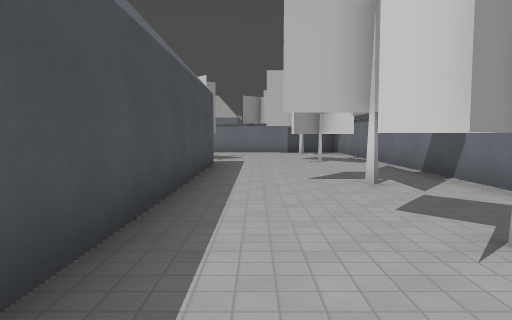
[1] (above)

18 first-person views from a walk through a 3-D level made in the Godot game engine. The camera is 1.5 m above the floor, tilts 4° down and sees 70° across. The floor is counted in squares, 2 m on a side. Each view is taken from the middle of a square. On the plan, view 1 faces up. The plan holds only what a view shows up to about 11 squares ahead; the rest is blank. The place goes on beyond the plan. Door leaves are left out where a doorway can be walked through. Some surface patterns are stand-ins.

[2]
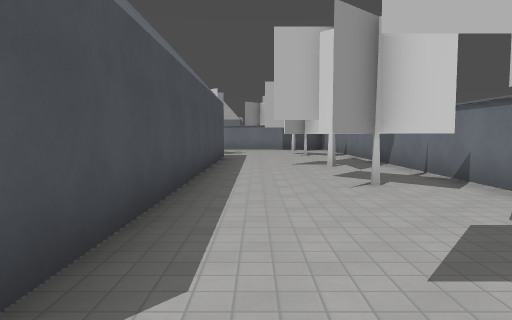

[3]
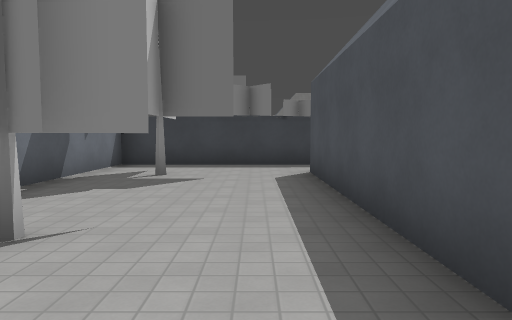

[4]
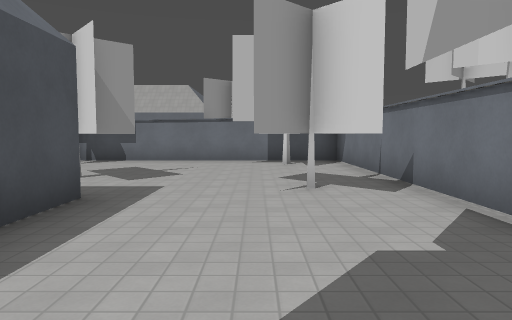

[5]
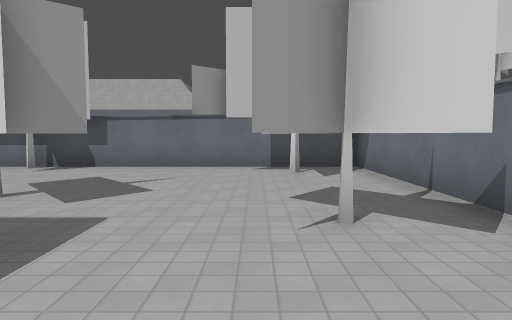

[6]
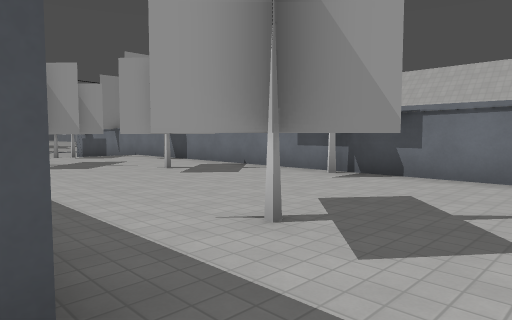

[7]
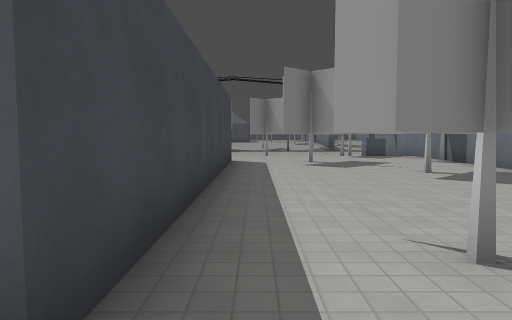

[8]
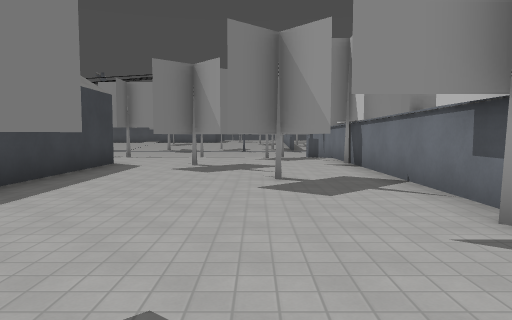

[9]
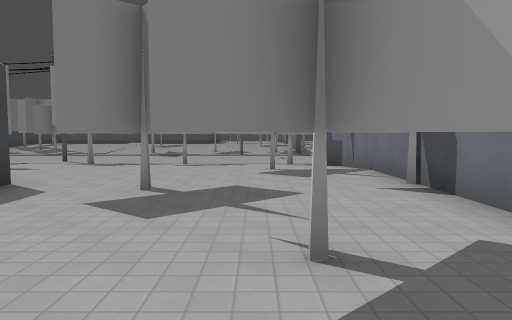

[10]
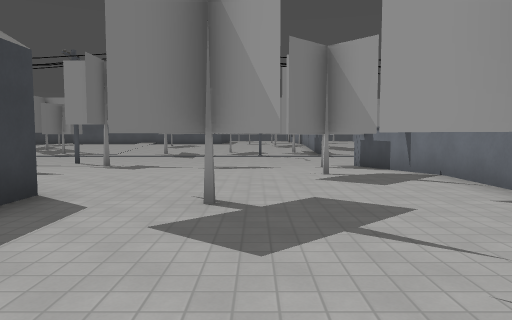

[11]
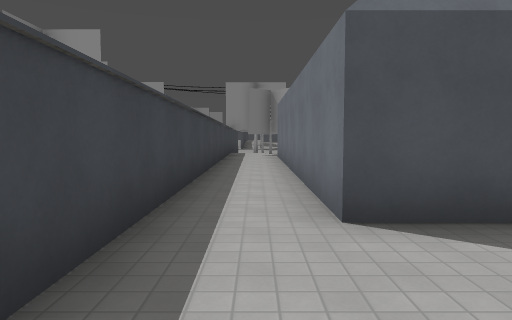

[12]
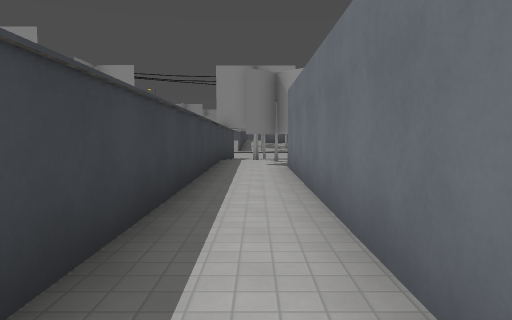

[13]
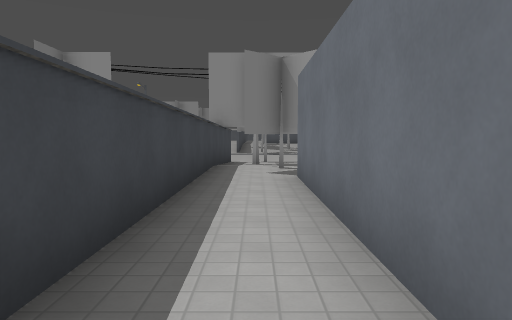

[14]
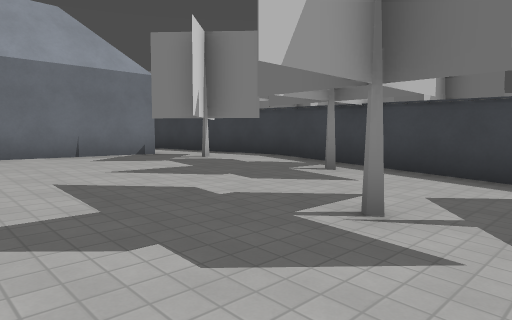

[15]
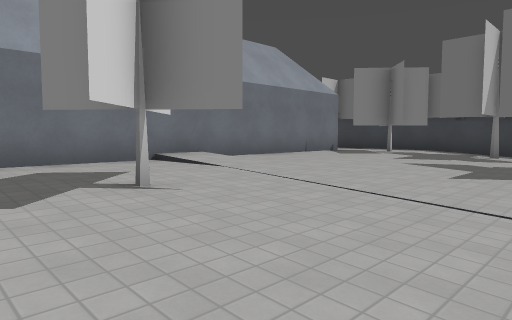

[16]
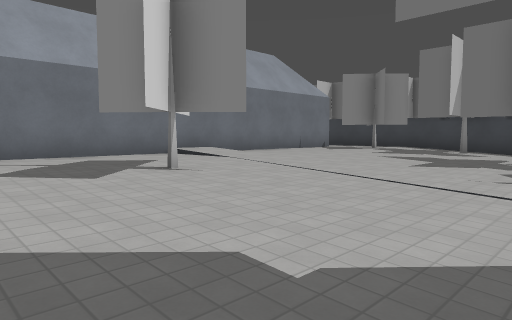

[17]
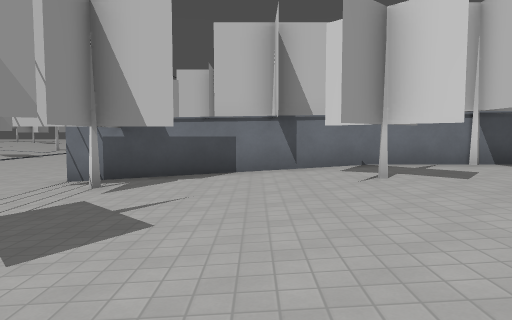

[18]
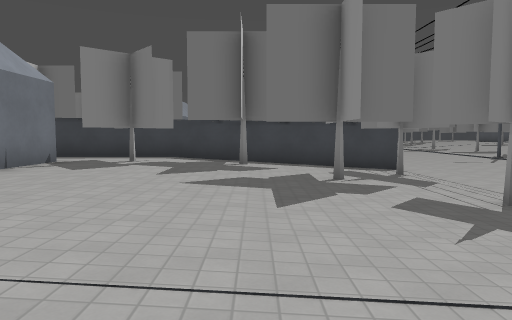

### Floor plan
Key: @ floor where view 1 was taken; # wall or solid block; . main floor; : floor 0.25 m higher than the main floor; - floor 0.25 m lower than the main floor; _ floor 0.5 m lower than the main floor; / step, stairs or slope; T thing the floor can be seen under or through.
Columns run from 18 left of view 1 to 3 right of it. Each row starts with its distance up from view 1.
 16 ######################
 15 ___--................#
 14 ___-#.#...T.T........#
 13 ___-##....TT.........#
 12 ___--...TT.....T.T...#
 11  __--...TT.....TT..T.#
 10  __--...............T#
  9 ___--...##########.#.#
  8 ___--...#        #...#
  7 ___-##..#        #...#
  6 ___-##..#        #...#
  5  __--...#        #...#
  4  _---..:#        #...#
  3  __--../#        #.#.#
  2 ___--...#        #.###
  1 ___--...#        #...#
  0 ___--...#        #@..#
 -1 _#_--...#        #...#
 -2 ___--##.##########...#
 -3 #__#-##..............#
 -4 ######################

Positions as (right, up) in squares from view 1, and headings:
1: (0, 0), facing up
2: (0, -3), facing up
3: (0, 5), facing down
4: (1, 5), facing up
5: (1, 7), facing up
6: (0, 9), facing up-left
7: (0, 10), facing left
8: (-1, 13), facing left
9: (-5, 13), facing left
10: (-6, 12), facing left
11: (2, -3), facing left
12: (-2, -3), facing left
13: (-4, -3), facing left
14: (-18, 2), facing down-right
15: (-17, 8), facing down-right
16: (-18, 9), facing down-right
17: (-15, 8), facing up
18: (-15, 6), facing down
